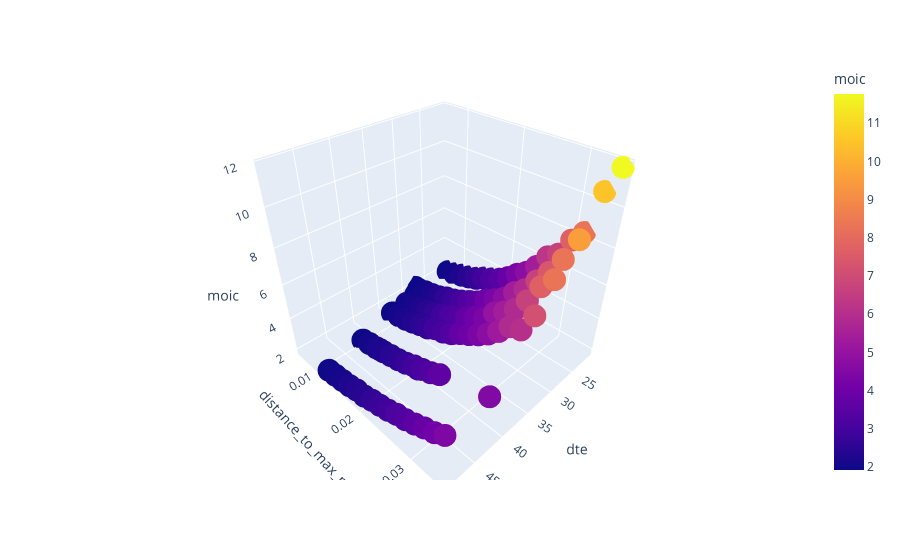

The notebook cell saved with this chart:
### Code cell
fig = px.scatter_3d(df[['dte','distance_to_max_profit','moic']], x="dte", y="distance_to_max_profit",z='moic',color='moic')
fig.show()
